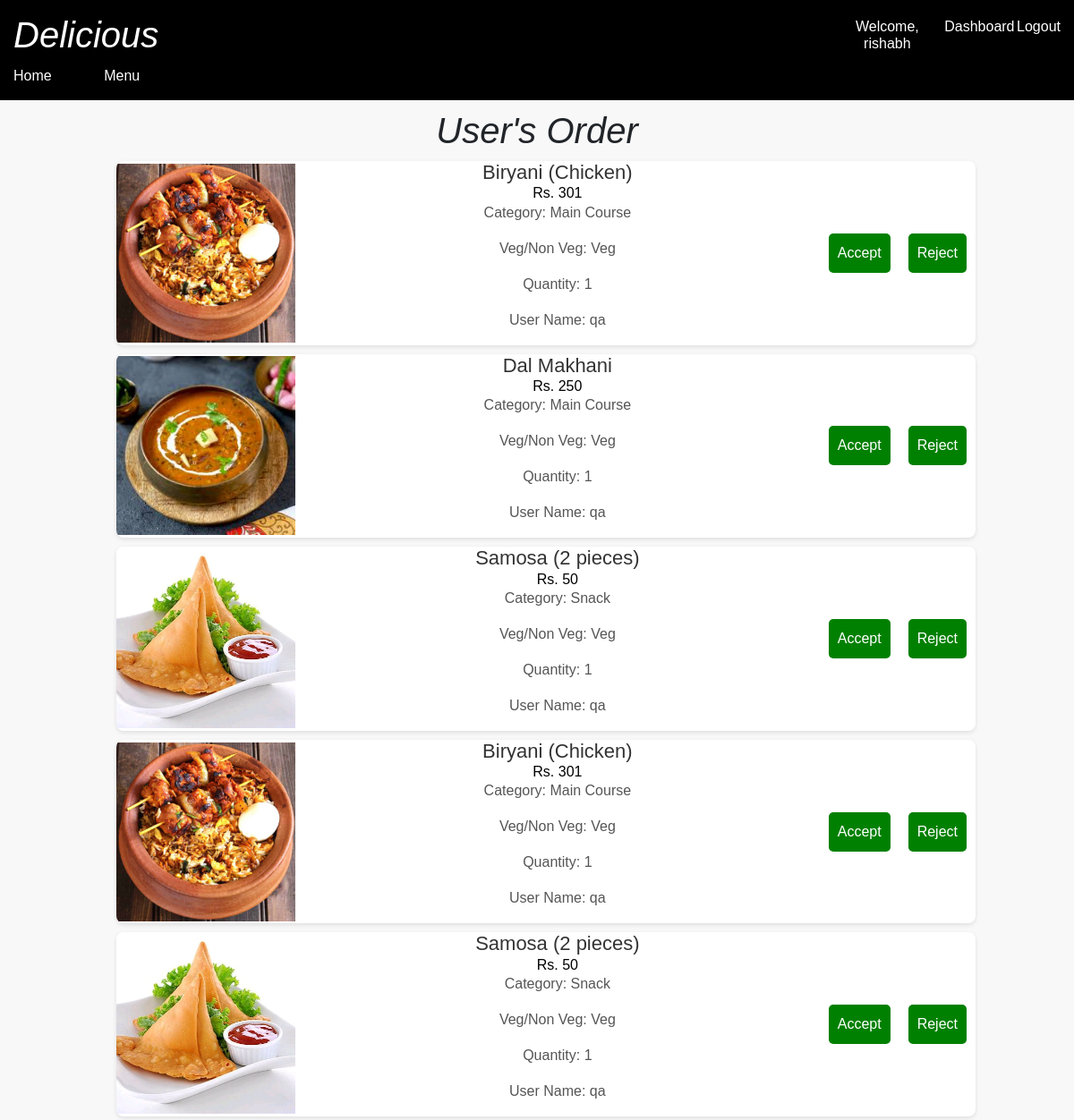
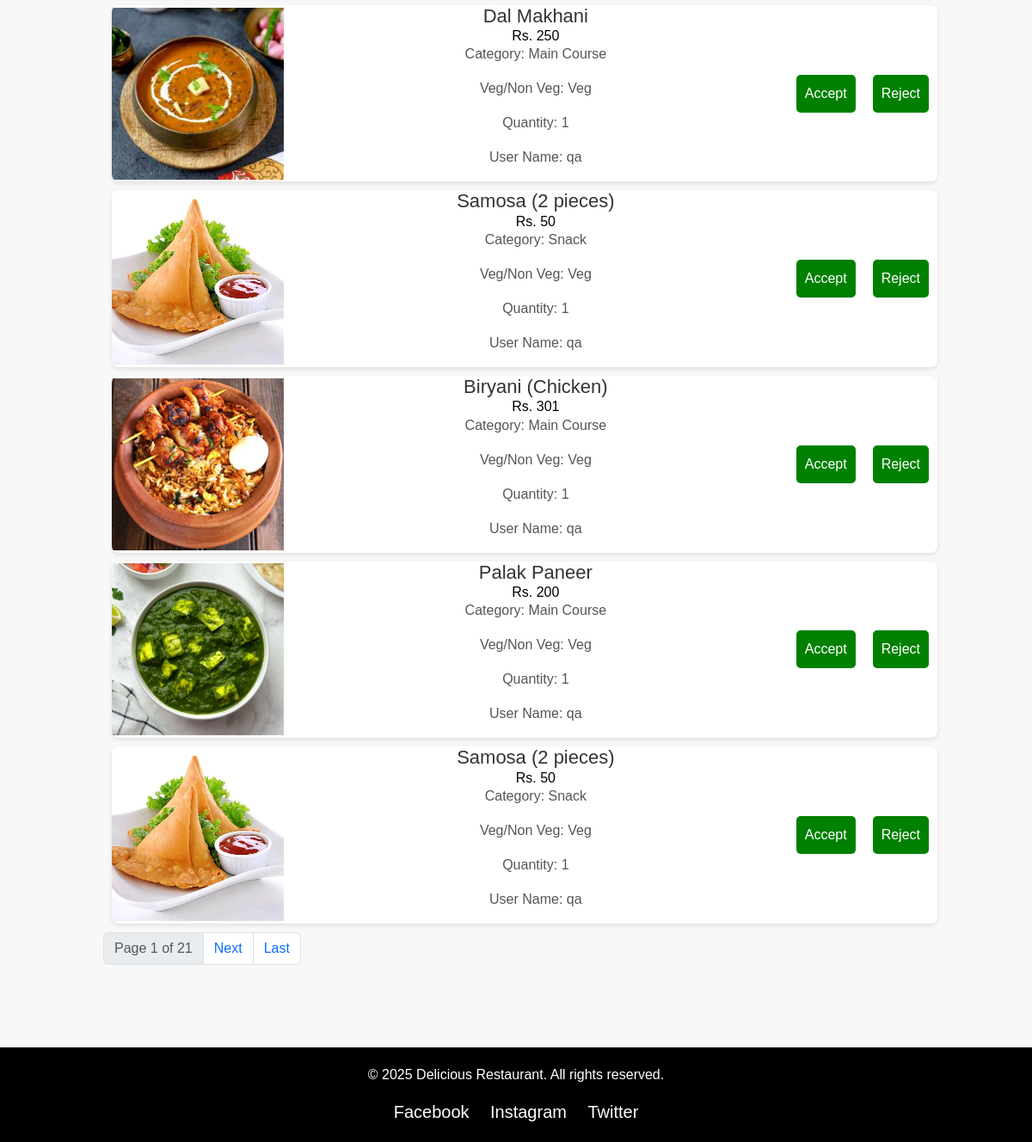
The app's page /owner/userorder/ (signed in) with its own data (2 pictures, top to bottom).
### owner/models.py (models this page shows, shortened)
class Orders(models.Model):
    customerName = models.ForeignKey(User, on_delete=models.CASCADE)
    customerDish = models.ForeignKey(Dishes, on_delete=models.CASCADE)
    corderDate = models.DateTimeField()
    quantity = models.PositiveIntegerField(default=0, validators=[MinValueValidator(1)])
    status = models.CharField(max_length=50, blank=True, choices=order_status_choices)
    class Meta:
        app_label="owner"
    def total(self):
        return self.quantity * self.customerDish.price

class Dishes(models.Model):
    dish_name = models.CharField(primary_key=True, max_length=50, unique=False, validators=[validate_dish_name])
    price = models.IntegerField(default=0, validators=[MinValueValidator(1)])
    dish_category = models.CharField(max_length=50,blank=False)
    dish_image = models.ImageField(default="image.png")
    dish_sluger = models.SlugField(max_length=50, default="", null=False)
    dish_veg = models.CharField(max_length=10, choices=choices, default="Veg")
    dish_detail = models.TextField(blank=True)
    dish_quantity = models.IntegerField(validators=[MinValueValidator(1)], default=1)
    test = CustomeSortedManager()
    objects = models.Manager()
    class Meta:
        app_label="owner"

### owner/views.py (the view, shortened to what this page needs)
# urls.py: path("userorder/",views.userorder,name="userorder"),
@login_required(login_url="/owner/login")
@permission_required("owner.add_dishes", raise_exception=True)
def userorder(request):
    try:
        sdata = Orders.objects.select_related("customerName", "customerDish").order_by("customerName__username").order_by("-corderDate")
        total = [item.total() for item in sdata]
        tempo = list(zip(sdata, total))
        totalPrice = sum(total)
        pagination = Paginator(tempo, per_page=10)
        page = request.GET.get("page")
        if page is not None and int(page) <= 0:
            raise Exception("Something went wrong")
        page_obj = pagination.get_page(page)
        return render(request, "owner/userorder.html", {"sdata": page_obj, "total": totalPrice})
    except Exception as e:
        return render(request, "owner/404.html")

### owner/templates/owner/userorder.html (shortened to what this page needs)
{% load static %}
<!DOCTYPE html>
<html lang="en">
<head>
      <link href="https://cdn.jsdelivr.net/npm/bootstrap@5.3.0/dist/css/bootstrap.min.css" rel="stylesheet">
      <link rel="stylesheet" href="{% static 'css/home.css'%}">
</head>
<body>
    {% include "owner/Headerlayout.html" %}
  <div class="dish-block">
    <h1>User's Order</h1>
  {% for i,price in sdata%}
  <span class="dish-cart">
      <div>
        <a href='/owner/details/{{i.customerDish.dish_sluger}}'>
         <img src='{{i.customerDish.dish_image.url}}' alt="Pasta">
        </a>
      </div>
      <div>
         <h3>{{i.customerDish.dish_name}}</h3>
         <h4>Rs. {{price}}</h4>
         <p>Category: {{i.customerDish.dish_category}}</p>
         <p>Veg/Non Veg: {{i.customerDish.dish_veg}}</p>
         <p>Quantity: {{i.quantity}}</p>
         <p>User Name: {{i.customerName.username}}</p>
         </div>
        <div>
<div>
    {% if  i.status == "PENDING"%}
       <form method='post' style="display:flex;">
        <button class="payowner" name="accept" value="{{i.customerName.username}}+{{i.customerDish.dish_name}}">Accept</button>
        <button class="payowner" name="reject" value="{{i.customerName.username}}+{{i.customerDish.dish_name}}">Reject</button>
       </form>
       {% else %}
       <h3>{{i.status}}&nbsp;</h3>
       {% endif %}
    </div>
      </div>
     </span>
     {% endfor %}
      <nav>
        <ul class="pagination">
            <li class="page-item disabled">
                <span class="page-link">Page {{ sdata.number }} of {{ sdata.paginator.num_pages }}</span>
            </li>
            {% if sdata.has_next %}
                <li class="page-item"><a class="page-link" href="?page={{ sdata.next_page_number }}">Next</a></li>
                <li class="page-item"><a class="page-link" href="?page={{ sdata.paginator.num_pages }}">Last</a></li>
            {% endif %}
        </ul>
    </nav>
     </div>
     <div>
      {% include "owner/footer.html" %}
      </div>
</body>
</html>

### owner/templates/owner/Headerlayout.html
<div>
    <header>
        <div class="header-content">
            <a href="{% url 'owner:homepage' %}">
                <h1>Delicious</h1>
            </a>
            <div style="display: flex;justify-content: flex-end; gap: 1%;">
                {% if user.is_authenticated %}
                    <h3>Welcome, {{ user.username }}</h3>
                    {% if user.is_superuser %}
                        <h4><a href="{% url 'owner:dashboard' %}">Dashboard</a></h4>
                    {% else %}
                        <h4><a href="{% url 'owner:cart' %}">Cart</a></h4>
                        <h4><a href="{% url 'owner:hisorder' %}">Previous Orders</a></h4>
                    {% endif %}
                    <h4><a href="{% url 'owner:logout' %}">Logout</a></h4>
                {% else %}
                    <h4><a href="{% url 'owner:register' %}">Register</a></h4>
                    <h4><a href="{% url 'owner:login' %}">Login</a></h4>
                {% endif %}
            </div>
        </div>
        <div        style="display: flex; justify-content:flex-start; gap:5%; padding-top: 10px;">
          <a href='{% url "owner:homepage" %}'><div>Home</div></a>
          <a href='{% url "owner:home" %}'><div>Menu</div></a>
        </div>
    </header>
</div>

### static/css/home.css (style rules this page uses)
body { font-family: Arial, sans-serif; margin: 0; padding: 0; background-color: #f8f8f8; }
header { background-color: #333; color: white; padding: 15px; text-align: center; }
h4 { color: black; }
.dish-cart { background-color: #fff; box-shadow: 0 2px 5px rgba(0, 0, 0, 0.1); width: 100%; margin: 10px; display: flex; border-radius: 8px; overflow: hidden; justify-content: space-between; align-items: center; }
.dish-cart img { width: 200px; height: 200px; object-fit: cover; }
.dish-cart h3 { font-size: 22px; color: #333; }
.dish-cart p { font-size: 16px; color: #555; }
.dish-cart button { background-color: green; color: white; border: none; padding: 10px 0px; cursor: pointer; font-size: 16px; border-radius: 5px; margin-bottom: 0px; transition: background-color 0.3s; width: 40%; }
.dish-block { text-align: center; width: 80%; margin: auto; }
.payowner { color: white; border: none; padding: 10px !important; cursor: pointer; font-size: 16px; border-radius: 5px; margin: 10px !important; transition: background-color 0.3s; width: 100% !important; }
header { background-color: black; color: white; padding: 15px; margin-bottom: 10px; text-align: center; }
.header-content { display: flex; justify-content: space-between; align-items: center; width: 100%; margin: 0 auto; }
h1 { margin: 0; font-style: italic; }
h4, h3 { margin: 0; font-size: 16px; }
a { text-decoration: none; color: white; }

### records on screen
Orders: customerDish.dish_image (picture), customerDish.dish_name "Biryani (Chicken)", price "301", customerDish.dish_category "Main Course", customerDish.dish_veg "Veg", quantity "1", customerName.username "qa"
Orders: customerDish.dish_image (picture), customerDish.dish_name "Dal Makhani", price "250", customerDish.dish_category "Main Course", customerDish.dish_veg "Veg", quantity "1", customerName.username "qa"
Orders: customerDish.dish_image (picture), customerDish.dish_name "Samosa (2 pieces)", price "50", customerDish.dish_category "Snack", customerDish.dish_veg "Veg", quantity "1", customerName.username "qa"
Orders: customerDish.dish_image (picture), customerDish.dish_name "Biryani (Chicken)", price "301", customerDish.dish_category "Main Course", customerDish.dish_veg "Veg", quantity "1", customerName.username "qa"
Orders: customerDish.dish_image (picture), customerDish.dish_name "Samosa (2 pieces)", price "50", customerDish.dish_category "Snack", customerDish.dish_veg "Veg", quantity "1", customerName.username "qa"
Orders: customerDish.dish_image (picture), customerDish.dish_name "Dal Makhani", price "250", customerDish.dish_category "Main Course", customerDish.dish_veg "Veg", quantity "1", customerName.username "qa"
Orders: customerDish.dish_image (picture), customerDish.dish_name "Samosa (2 pieces)", price "50", customerDish.dish_category "Snack", customerDish.dish_veg "Veg", quantity "1", customerName.username "qa"
Orders: customerDish.dish_image (picture), customerDish.dish_name "Biryani (Chicken)", price "301", customerDish.dish_category "Main Course", customerDish.dish_veg "Veg", quantity "1", customerName.username "qa"
Orders: customerDish.dish_image (picture), customerDish.dish_name "Palak Paneer", price "200", customerDish.dish_category "Main Course", customerDish.dish_veg "Veg", quantity "1", customerName.username "qa"
Orders: customerDish.dish_image (picture), customerDish.dish_name "Samosa (2 pieces)", price "50", customerDish.dish_category "Snack", customerDish.dish_veg "Veg", quantity "1", customerName.username "qa"

### other values on screen
{{ user.username }} "rishabh"
{{ sdata.number }} "1"
{{ sdata.paginator.num_pages }} "21"
